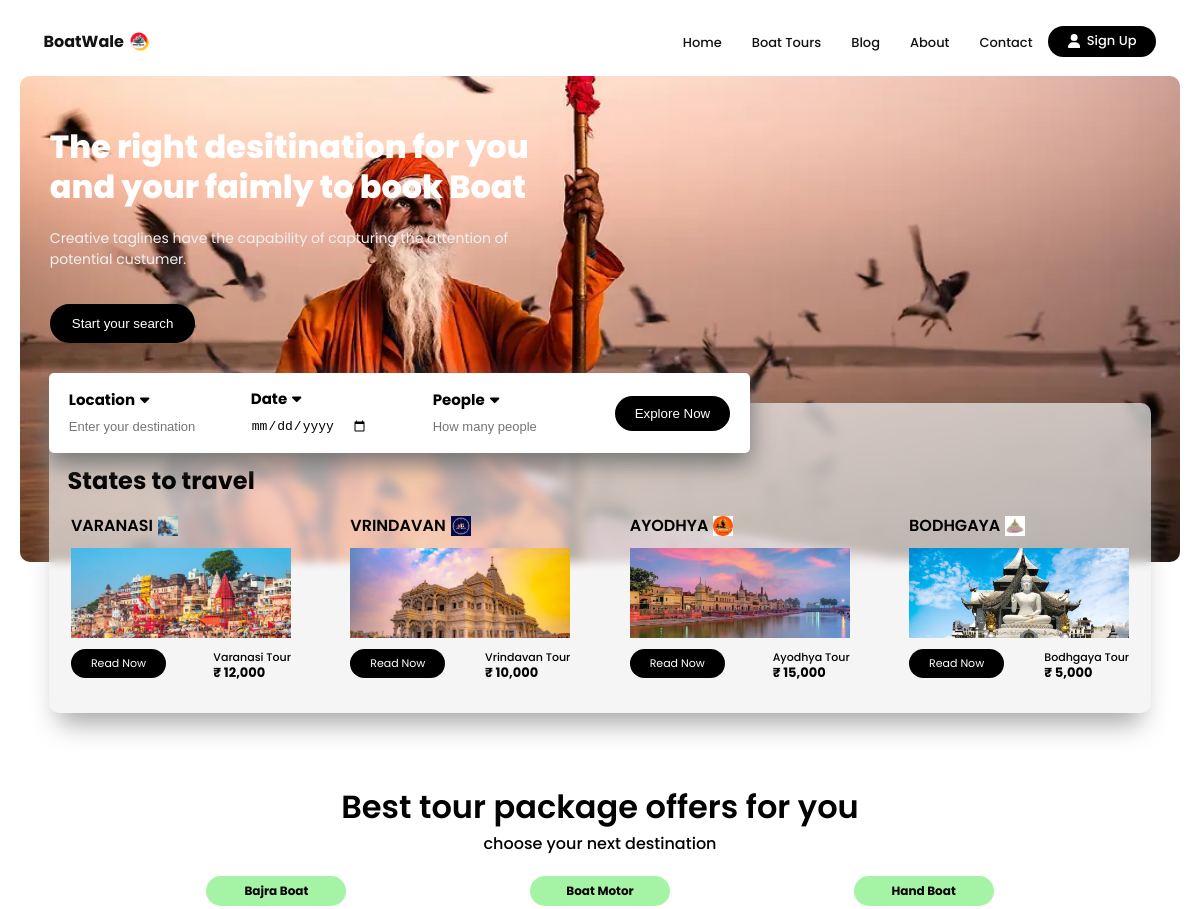
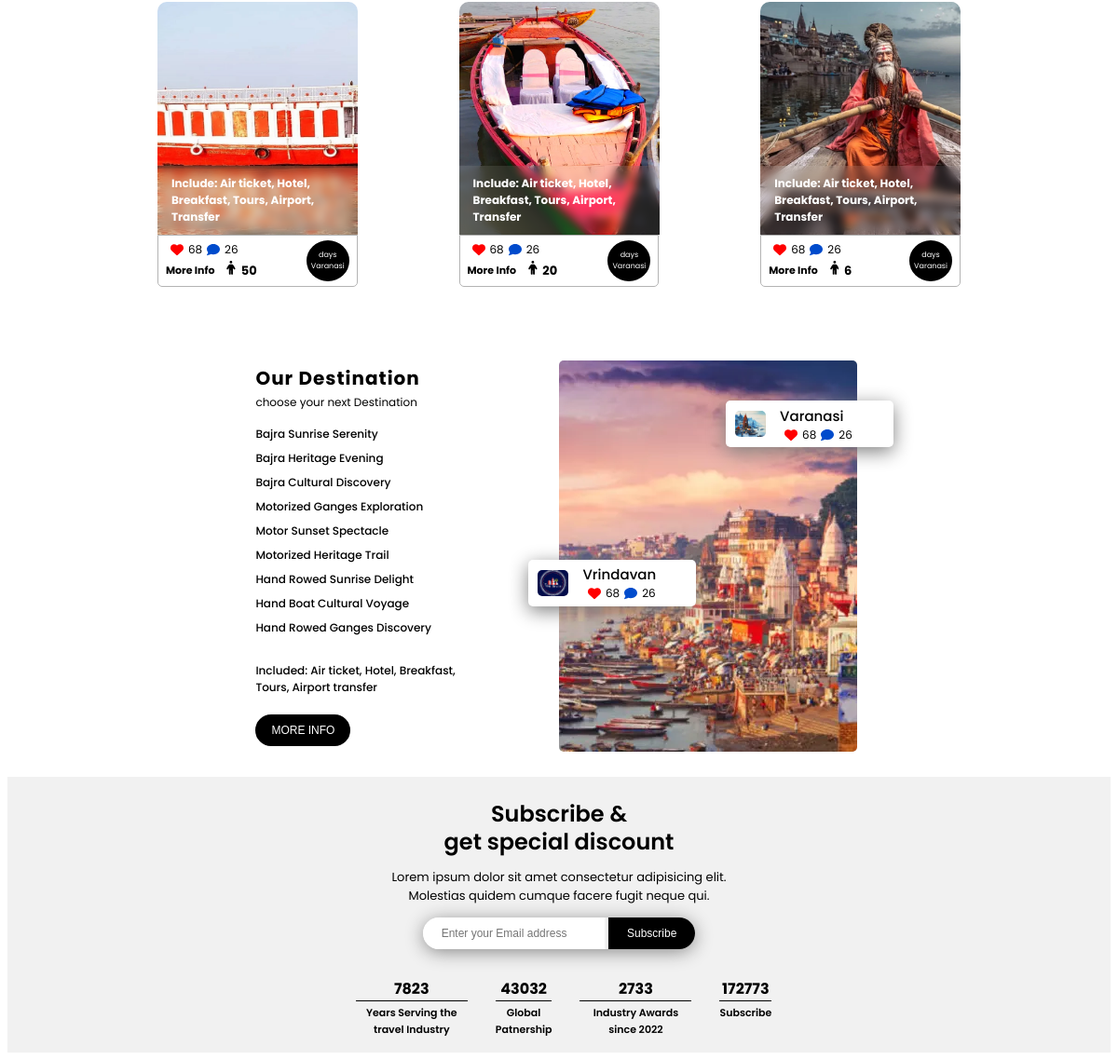
The page / on the database its author committed (2 pictures, top to bottom).
### product/models.py (models this page shows, shortened)
class Boat(models.Model):
    name = models.CharField(max_length=200)
    type = models.CharField(max_length=100)
    slug = models.SlugField(unique=True, null=True, blank=True)
    capacity = models.IntegerField()
    description = models.TextField()
    image = models.ImageField(upload_to='boats/')

class Tour(models.Model):
    image = models.ImageField(upload_to='tours/', null=True, blank=True)
    name = models.CharField(max_length=200)
    slug = models.SlugField(unique=True, null=True, blank=True)
    description = models.TextField()
    duration = models.IntegerField()
    old_price = models.DecimalField(max_digits=8, decimal_places=2, null=True, blank=True)
    new_price = models.DecimalField(max_digits=8, decimal_places=2)
    boat = models.ForeignKey(Boat, on_delete=models.CASCADE)
    available_seats = models.IntegerField()
    start_date = models.DateField()
    end_date = models.DateField()

### home/views.py (the view)
# urls.py: path('', views.home, name="home"),
def home(request):
    boat = Tour.objects.all()
    products = Boat.objects.all()
    context = {
        'title': "Boatwale - Explore Varanasi Boat Tours on the Ganges River",
        'description': 'Welcome to Boatwale, your trusted platform for discovering unique and memorable boat tours in Varanasi on the sacred Ganges River.',
        'keywords': "Varanasi boat tours, Ganges River experiences, Boatwale, boat rides, boat cruises, Varanasi travel, Ganges River tours",
        'categories': boat,
        'products': products
    }
    return render(request, 'home.html', context=context)

### templates/home.html (shortened to what this page needs)
{% extends "base.html" %}
{% load static %}
{% block cssblock %}
    <link rel="stylesheet" href="{% static "css/home.css" %}">
    <link rel="stylesheet" href="{% static "css/header.css" %}">
{% endblock cssblock %}
{% block content %}
    {% include "header.html" %}
    <div class="offers">
        <h1>Best tour package offers for you</h1>
        <p>choose your next destination</p>
        <div class="cards">
            {% for product in products %}
            <div class="card">
                <h2>{{product.name}}</h2>
                <div class="img_text">
                    <img fetchpriority="high" loading="lazy" src="/media/{{product.image}}" alt="{{product.image_alt}}">
                    <h3>Include: Air ticket, Hotel, Breakfast, Tours, Airport, Transfer</h3>
                </div>
                <div class="cont_bx">
                    <div class="price">
                        <div class="heart_chat">
                            <svg xmlns="http://www.w3.org/2000/svg" height="14" width="14" viewBox="0 0 512 512"><span>68</span> </svg>
                            <svg xmlns="http://www.w3.org/2000/svg" height="14" width="14" viewBox="0 0 512 512"><span>26</span> </svg>
                        </div>
                        <div class="info_price">
                            <a href="#">More Info</a>
                            <h4> {{product.capacity}}</h4>
                        </div>
                    </div>
                    <div class="days"> {{product.days}} days <br>Varanasi</div>
                </div>
            </div>
            {% endfor %}
        </div>
    </div>
    <div class="destination">
        <div class="des_bx">
            <h4>Our Destination</h4>
            <p>choose your next Destination</p>
            <ul>
                {% for category in categories %}
                <li>{{category.name}}</li>
                {% endfor %}
            </ul>
            <h5>Included: Air ticket, Hotel, Breakfast, Tours, Airport transfer</h5>
            <button>MORE INFO</button>
        </div>
        <div class="img_bx">
            <img fetchpriority="high" loading="lazy" src="{% static "images/banner/varanasi-boatwale.webp" %}" alt="varanasi boatwale image">
            <div class="msg">
                <img fetchpriority="high" loading="lazy" src="{% static "images/icons/varanasi-icon.webp" %}" alt="">
                <div class="cont">
                    <h4>Varanasi</h4>
                    <div class="icon">
                        <svg class="bi bi-heart-fill" xmlns="http://www.w3.org/2000/svg" height="14" width="14" viewBox="0 0 512 512"><span>68</span></svg>
                        <svg class="bi bi-heart-fill" xmlns="http://www.w3.org/2000/svg" height="14" width="14" viewBox="0 0 512 512"><span>26</span></svg>
                    </div>
                </div>
            </div>
            <div class="msg">
                <img fetchpriority="high" loading="lazy" src="{% static "images/icons/vrindavan-icon.webp" %}" alt="">
                <div class="cont">
                    <h4>Vrindavan</h4>
                    <div class="icon">
                        <svg class="bi bi-heart-fill" xmlns="http://www.w3.org/2000/svg" height="14" width="14" viewBox="0 0 512 512"><span>68</span></svg>
                        <svg class="bi bi-heart-fill" xmlns="http://www.w3.org/2000/svg" height="14" width="14" viewBox="0 0 512 512"><span>26</span></svg>
                    </div>
                </div>
            </div>
        </div>
    </div>
{% endblock content %}

### templates/base.html (shortened to what this page needs)
<!DOCTYPE html>
{% load static %}
<html lang="en">
<head>
    <link rel="preload" href="{% static "css/base.css" %}" as="style" onload="this.onload=null;this.rel='stylesheet'">
    {% block cssblock %}{% endblock cssblock %}
</head>
    <nav>
        <a href="{% url "home" %}"><h4>BoatWale<img fetchpriority="high" loading="lazy" src="{% static "images/logo/boatwale.png" %}" alt=""></h4></a>
        <ul id="menu_bx">
            <li><a href="{% url "home" %}">Home</a></li>
            <li><a href="{% url "boat-tours" %}">Boat Tours</a></li>
            <li><a href="{% url "blog" %}">Blog</a></li>
            <li><a href="{% url 'about' %}">About</a></li>
            <li><a href="{% url "contact" %}">Contact</a></li>
            {% if user.is_authenticated %}
                <li><a href="{% url "dashboard" %}"><svg xmlns="http://www.w3.org/2000/svg" height="14" width="12.25" viewBox="0 0 448 512"><path fill="#ffffff" d="M224 256A128 128 0 1 0 224 0a128 128 0 1 0 0 256zm-45.7 48C79.8 304 0 383.8 0 482.3C0 498.7 13.3 512 29.7 512H418.3c16.4 0 29.7-13.3 29.7-29.7C448 383.8 368.2 304 269.7 304H178.3z"/></svg>Profile</a></li>
            {% else %}
                <li><a href="{% url "registration" %}"><svg xmlns="http://www.w3.org/2000/svg" height="14" width="12.25" viewBox="0 0 448 512"><path fill="#ffffff" d="M224 256A128 128 0 1 0 224 0a128 128 0 1 0 0 256zm-45.7 48C79.8 304 0 383.8 0 482.3C0 498.7 13.3 512 29.7 512H418.3c16.4 0 29.7-13.3 29.7-29.7C448 383.8 368.2 304 269.7 304H178.3z"/></svg>Sign Up</a></li>
            {% endif %}
        </ul>
    </nav>
    {% block content %}{% endblock content %}
    <footer>
        <h2>Subscribe & <br> get special discount </h2>
        <p class="ff_p">Lorem ipsum dolor sit amet consectetur adipisicing elit. Molestias quidem cumque facere fugit neque qui.</p>
        <div class="input_bx">
            <input type="text" placeholder="Enter your Email address" id="Subscribe_input">
            <button>Subscribe</button>
        </div>
        <ul>
            <li>7823<br><p class="fs_p">Years Serving the travel Industry</p></li>
            <li>43032<br><p class="fs_p">Global <br> Patnership </p></li>
            <li>2733<br><p class="fs_p">Industry Awards since 2022</p></li>
            <li>172773<br><p class="fs_p">Subscribe</p></li>
        </ul>
    </footer>
</body>
</html>

### templates/header.html
{% load static %}
<header>
        <div class="content">
            <div class="cont_bx">
                <h1>The right desitination for you and your faimly to book Boat</h1>
                <p>Creative taglines have the capability of capturing the attention of potential custumer.</p>
                <button>Start your search</button>
            </div>
            <div class="trip_bx">
                <div class="search_bx">
                    <div class="card">
                        <label for="location">Location<svg class="bi bi-caret-down-fill" xmlns="http://www.w3.org/2000/svg" height="16" width="10.75" viewBox="0 55 367 307"><path d="M137.4 374.6c12.5 12.5 32.8 12.5 45.3 0l128-128c9.2-9.2 11.9-22.9 6.9-34.9s-16.6-19.8-29.6-19.8L32 192c-12.9 0-24.6 7.8-29.6 19.8s-2.2 25.7 6.9 34.9l128 128z"/></svg></label>
                        <input type="text" id="location" placeholder="Enter your destination">
                    </div>
                    <div class="card">
                        <label for="date">Date<svg class="bi bi-caret-down-fill" xmlns="http://www.w3.org/2000/svg" height="16" width="10.75" viewBox="0 55 367 307"><path d="M137.4 374.6c12.5 12.5 32.8 12.5 45.3 0l128-128c9.2-9.2 11.9-22.9 6.9-34.9s-16.6-19.8-29.6-19.8L32 192c-12.9 0-24.6 7.8-29.6 19.8s-2.2 25.7 6.9 34.9l128 128z"/></svg></label>
                        <input type="date" id="date">
                    </div>
                    <div class="card">
                        <label for="people">People<svg class="bi bi-caret-down-fill" xmlns="http://www.w3.org/2000/svg" height="16" width="10.75" viewBox="0 55 367 307"><path d="M137.4 374.6c12.5 12.5 32.8 12.5 45.3 0l128-128c9.2-9.2 11.9-22.9 6.9-34.9s-16.6-19.8-29.6-19.8L32 192c-12.9 0-24.6 7.8-29.6 19.8s-2.2 25.7 6.9 34.9l128 128z"/></svg></label>
                        <input type="number" id="people" placeholder="How many people">
                    </div>
                    <input type="button" value="Explore Now">
                </div>
                <div class="travel_bx">
                    <h2>States to travel</h2>
                    <div class="cards">
                        <div class="card">
                            <h3>Varanasi<img fetchpriority="high" loading="lazy" src="{% static "images/icons/varanasi-icon.webp" %}" alt=""></h3>
                            <img fetchpriority="high" loading="lazy" src="{% static "images/tour-images/varanasi-tour.webp" %}" alt="">
                            <div class="btn_city">
                                <a href="">Read Now</a>
                                <h4>Varanasi Tour <br> <span>₹ 12,000</span></h4>
                            </div>
                        </div>
                        <div class="card">
                            <h3>Vrindavan<img fetchpriority="high" loading="lazy" src="{% static "images/icons/vrindavan-icon.webp" %}" alt=""></h3>
                            <img fetchpriority="high" loading="lazy" src="{% static "images/tour-images/vrindavan-tour.webp" %}" alt="">
                            <div class="btn_city">
                                <a href="">Read Now</a>
                                <h4>Vrindavan Tour <br> <span>₹ 10,000</span></h4>
                            </div>
                        </div>
                        <div class="card">
                            <h3>Ayodhya<img fetchpriority="high" loading="lazy" src="{% static "images/icons/ayodhya-icon.webp" %}" alt=""></h3>
                            <img fetchpriority="high" loading="lazy" src="{% static "images/tour-images/ayodhya_tour.webp" %}" alt="">
                            <div class="btn_city">
                                <a href="">Read Now</a>
                                <h4>Ayodhya Tour <br> <span>₹ 15,000</span></h4>
                            </div>
                        </div>
                        <div class="card">
                            <h3>Bodhgaya<img fetchpriority="high" loading="lazy" src="{% static "images/icons/bodhgaya-icon.webp"%}" alt=""></h3>
                            <img fetchpriority="high" loading="lazy" src="{% static "images/tour-images/bodhgaya-tour.webp" %}" alt="">
                            <div class="btn_city">
                                <a href="">Read Now</a>
                                <h4>Bodhgaya Tour <br> <span>₹ 5,000</span></h4>
                            </div>
                        </div>
                    </div>
                </div>
            </div>
        </div>
</header>

### static/css/base.css (style rules this page uses)
nav { width: 75%; height: 7%; margin: auto; display: flex; align-items: center; justify-content: space-between; }
nav a { text-decoration: none; color: #121213; }
nav h4 { display: flex; align-items: center; }
nav h4 img { width: 25px; height: 25px; margin-left: 3px; }
nav ul { list-style: none; display: flex; }
nav ul li { padding: 3px 15px; }
nav ul li:nth-last-child(1) { background: #000000; border-radius: 20px; padding: 5px 20px; transition: .3s linear; cursor: pointer; }
nav ul li:nth-last-child(1) a { color: #fff; display: flex; justify-content: center; align-items: center; gap: 7px; }
nav ul li:nth-last-child(1) a { color: #fff; }
nav ul li a { text-decoration: none; color: #121213; font-size: 13px; font-weight: 500; transition: .3 linear; }
footer { width: 100%; height: auto; background: rgb(241, 241, 241); margin-top: 20px; display: flex; align-items: center; justify-content: center; flex-direction: column; font-family: 'Poppins', sans-serif; }
footer h2 { text-align: center; margin: 0; margin-top: 25px; line-height: 30px; font-weight: 600; }
footer .ff_p { text-align: center; width: 400px; font-size: 13px; }
footer .input_bx { box-shadow: 0px 3px 20px -1px gray; border-radius: 20px; }
footer .input_bx input { padding: 10px 20px; border: none; outline: none; font-size: 12px; border-radius: 20px 0px 0px 20px; }
footer .input_bx button { padding: 10px 20px; border: none; outline: none; font-size: 12px; border-radius: 0px 20px 20px 0px; background: #000000; color: #fff; cursor: pointer; transition: .3s linear; }
footer ul { list-style: none; display: flex; margin-top: 30px; }
footer ul li { text-align: center; margin-right: 30px; font-weight: bold; }
footer ul li .fs_p { font-size: 11px; font-weight: 600; max-width: 120px; margin: 0; line-height: 18px; border-top: 1px solid black; padding-top: 3px; }
@media screen and (max-width: 1249px) { nav { width: 94%; } }

### rows shown on the page
Boat: name "Bajra Boat", image (picture), capacity "50"
Boat: name "Boat Motor", image (picture), capacity "20"
Boat: name "Hand Boat", image (picture), capacity "6"
Tour: name "Bajra Sunrise Serenity"
Tour: name "Bajra Heritage Evening"
Tour: name "Bajra Cultural Discovery"
Tour: name "Motorized Ganges Exploration"
Tour: name "Motor Sunset Spectacle"
Tour: name "Motorized Heritage Trail"
Tour: name "Hand Rowed Sunrise Delight"
Tour: name "Hand Boat Cultural Voyage"
Tour: name "Hand Rowed Ganges Discovery"
